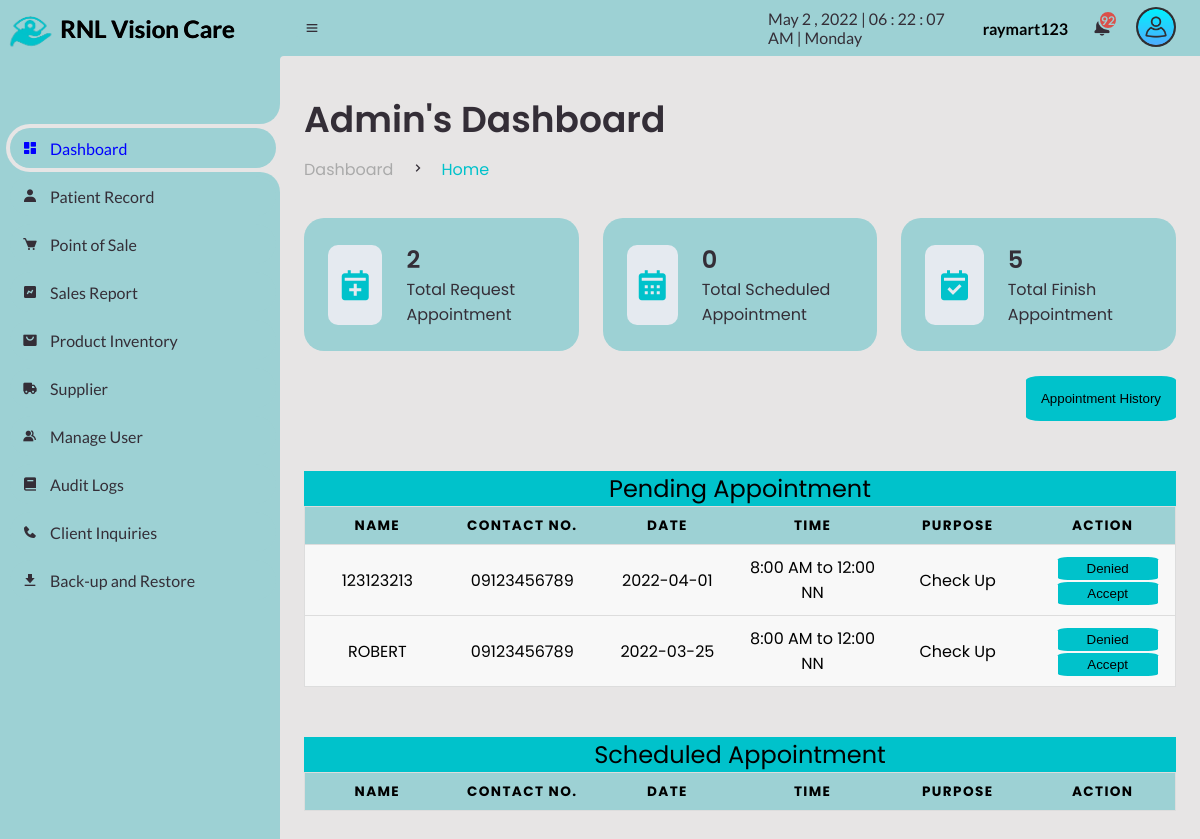
Page /admin/dashboard.php (signed in) on the earlier database version.
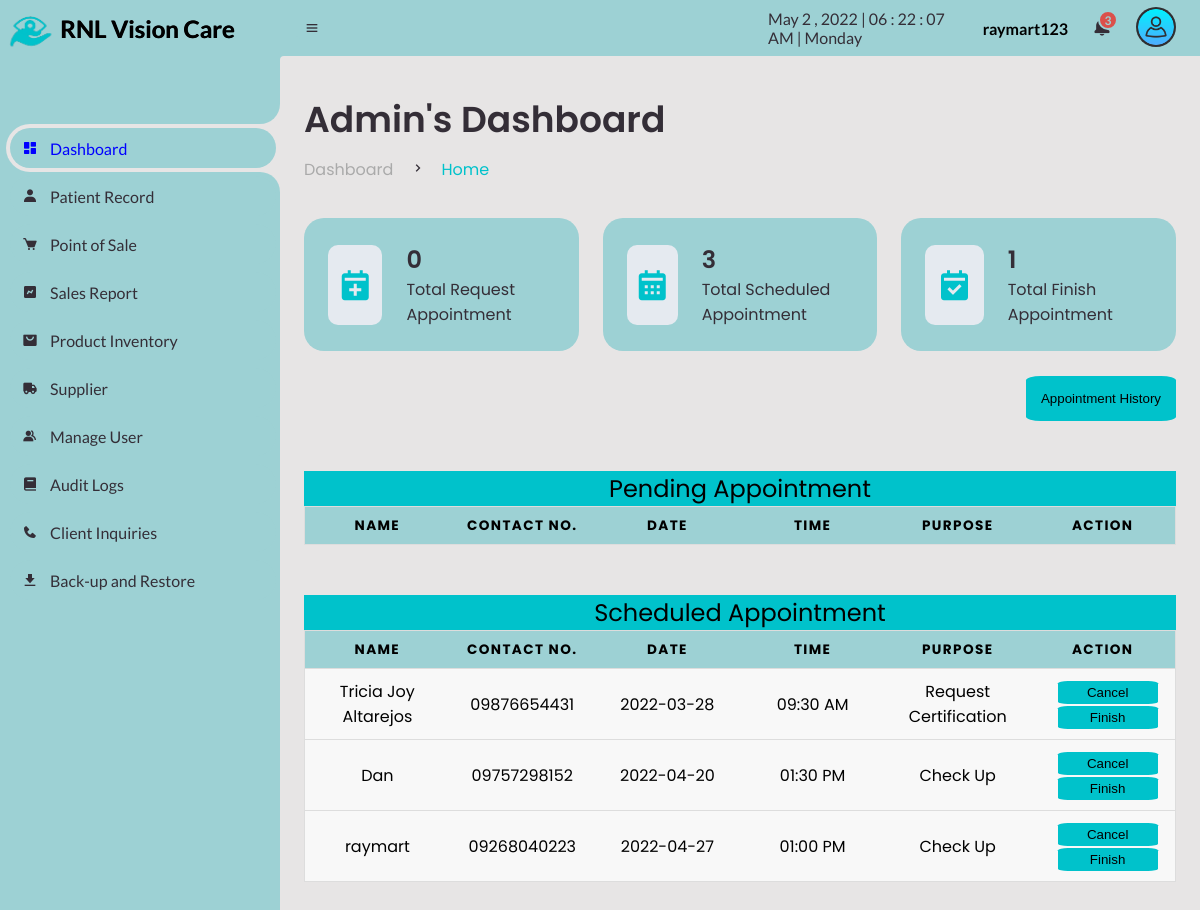
Same page on the later database version.
### tables this page shows
CREATE TABLE `appointment` (
  `app_id` int(11) NOT NULL AUTO_INCREMENT,
  `app_user` varchar(255) NOT NULL,
  `app_name` varchar(255) NOT NULL,
  `app_email` varchar(150) NOT NULL,
  `app_contact` varchar(150) NOT NULL,
  `app_date` date NOT NULL,
  `app_time` varchar(255) NOT NULL,
  `app_purpose` varchar(255) NOT NULL,
  `app_remarks` varchar(200) NOT NULL,
  `client_id` varchar(500) NOT NULL,
  PRIMARY KEY (`app_id`)
);

### Admin/dashboard.php (the view, shortened to what this page needs)
<?php
include("session.php");
function createRandomPassword() {
	$chars = "003232303232023232023456789";
	$i = 0;
	$pass = '' ;
	while ($i <= 7) {
		$num = rand() % 33;
		$tmp = substr($chars, $num, 1);
		$pass = $pass . $tmp;
		$i++;
	}
	return $pass;
}
$finalcode='RS-'.createRandomPassword();
?>
<!DOCTYPE html>
<html lang="en">
<head>
	<link href='https://unpkg.com/boxicons@2.0.9/css/boxicons.min.css' rel='stylesheet'>
	<link rel="stylesheet" href="css\sys_style.css">
</head>
<body>
	<section id="sidebar">
		<a href="dashboard.php" class="brand">
		<img src="images\logo.png" alt="" width="60px;">
			<span class="text" style="text-shadow:0.5px 0px #000;color:#423e44; color: black;">RNL Vision Care</span>
		</a>
		<ul class="side-menu top">
			<li class="active">
				<a href="dashboard.php">
					<i class='bx bxs-dashboard' ></i>
					<span class="text">Dashboard</span>
				</a>
			</li>
			<li>
				<a href="patient-record.php">
					<i class='bx bxs-user' ></i>
					<span class="text">Patient Record</span>
				</a>
			</li>
			<li>
				<a href="point-of-sale.php?id=cash&invoice=<?php echo $finalcode ?>">
					<i class='bx bxs-cart' ></i>
					<span class="text">Point of Sale</span>
				</a>
			</li>
			<li>
				<a href="sales-report.php">
					<i class='bx bxs-chart' ></i>
					<span class="text">Sales Report</span>
				</a>
			</li>
			<li>
				<a href="product.php">
					<i class='bx bxs-shopping-bag-alt' ></i>
					<span class="text">Product Inventory</span>
				</a>
			</li>
			<li>
				<a href="supplier.php">
					<i class='bx bxs-truck' ></i>
					<span class="text">Supplier</span>
				</a>
			</li>
			<li>
				<a href="manage-user.php">
					<i class='bx bxs-group' ></i>
					<span class="text">Manage User</span>
				</a>
			</li>
			<li>
				<a href="audit.php">
					<i class='bx bxs-book' ></i>
					<span class="text">Audit Logs</span>
				</a>
			</li>
			<li>
        <a href="inquiries.php">
          <i class='bx bxs-phone' ></i>
          <span class="text">Client Inquiries</span>
        </a>
      </li>
			<li>
				<a href="archive.php">
					<i class='bx bxs-download' ></i>
					<span class="text">Back-up and Restore</span>
				</a>
			</li>
		</ul>
	</section>
	<section id="content">
		<nav>
			<i class='bx bx-menu' ></i>
			<div id="digital-clock"></div>
			<h4><?php echo $_SESSION['users_username']; ?></h4>
			<div class="dropdown2">
			<a href="#" class="notification">
				<span class="num">
				<?php
				$query = mysqli_query($conn, "SELECT COUNT(*) as total from product  WHERE qty <=10 AND pro_status ='2'");
					while($result=mysqli_fetch_array($query)){
					echo $result['total'];
				}
				?>
						  </span>
			</a>
			</div>
			<div class="dropdown1">
			<img src="img\user.png" alt="" width="40px" class="userlogo">
			</div>
		</nav>
		<main>
			<div class="head-title">
				<div class="left">
					<h1><?php echo $_SESSION['users_roles']; ?>'s Dashboard</h1>
					<ul class="breadcrumb">
						<li>
							<a href="#">Dashboard</a>
						</li>
						<li><i class='bx bx-chevron-right' ></i></li>
						<li>
							<a class="active" href="#">Home</a>
						</li>
					</ul>
				</div>
			</div>
			<ul class="box-info">
				<li>
					<i class='bx bxs-calendar-plus' ></i>
					<span class="text">
						<h3><?php
							$query = mysqli_query($conn, "SELECT COUNT(*) as total from appointment where app_remarks = 'PENDING';");
									while($result=mysqli_fetch_array($query)){
										echo $result['total'];
						  							}
						  ?></h3>
						<p>Total Request Appointment</p>
					</span>
				</li>
				<li>
					<i class='bx bxs-calendar' ></i>
					<span class="text">
						<h3>
							<?php
							$query2 = mysqli_query($conn, "SELECT COUNT(*) as total from appointment where app_remarks = 'Approve';");
									while($result2=mysqli_fetch_array($query2)){
										echo $result2['total'];
						  							}
						  ?>
						  </h3>
						<p>Total Scheduled Appointment</p>
					</span>
				</li>
				<li>
					<i class='bx bxs-calendar-check' ></i>
					<span class="text">
						<h3><?php
							$query3 = mysqli_query($conn, "SELECT COUNT(*) as total from appointment_history where app_remarks = 'FINISH';");
									while($result3=mysqli_fetch_array($query3)){
										echo $result3['total'];
						  							}
						  ?></h3>
						<p>Total Finish Appointment</p>
					</span>
				</li>
			</ul>
			<div><br>
				<a href="d-appointment-history.php"><button class="btn-apph" style="cursor: pointer;">Appointment History</button></a>
			</div>
			<div>
					<table>
					<caption>Pending Appointment</caption>
     <thead>
     	<tr>
     	<th scope="col">Name</th>
		<th scope="col">Contact No.</th>
		<th scope="col">Date</th>
		<th scope="col">Time</th>
		<th scope="col">Purpose</th>
		<th scope="col">Action</th>
     	</tr>
     </thead>
     <tbody>
     	  	<tr>
     	  		<?php
     	  		$query4 = mysqli_query($conn, "Select * from appointment where app_remarks = 'PENDING'");
     	  		while($row = $query4 -> fetch_assoc()){
     	  ?>
     	  	  <td data-label="Name" ><p><?php echo $row['app_name'];?></p></td>
     	  	  <td data-label="Contact No."><?php echo $row['app_contact'];?></td>
     	  	  <td data-label="Date"><?php echo $row['app_date'];?></td>
			  <td data-label="Time"><?php echo $row['app_time'];?></td>
			  <td data-label="Purpose"><?php echo $row['app_purpose'];?></td>
			  <td data-label="Action"><a href="?id3=<?php echo $row['app_id'];?>"><button class="btn-c" style="cursor: pointer;width:100px;">Denied</button></a>
			  <form method = "post" action="dashboard.php?id=<?php echo $row['app_id'];?>"><button class="btn-f" name="submit" style="cursor: pointer;width:100px;"onclick="return confirm('SMS has been sent')">Accept</button></form></td>
     	  </tr>
     	<?php  } ?>
     </tbody>
   </table>
			</div>
			<div>
				<table>
						<caption>Scheduled Appointment</caption>
						<thead>
						<tr>
							<th scope="col">Name</th>
							<th scope="col">Contact No.</th>
							<th scope="col">Date</th>
							<th scope="col">Time</th>
							<th scope="col">Purpose</th>
							<th scope="col">Action</th>
						</tr>
						</thead>
						<tbody>
							<tr>
							<tr>
							<?php
								$query5 = mysqli_query($conn, "Select * from appointment where app_remarks = 'Approve'");
								while($row1 = $query5 -> fetch_assoc()){
							?>
							<td data-label="Name"><?php echo $row1['app_name'];?></td>
							<td data-label="Contact No."><?php echo $row1['app_contact'];?></td>
							<td data-label="Date"><?php echo $row1['app_date'];?></td>
							<td data-label="Time"><?php echo $row1['app_time'];?></td>
							<td data-label="Purpose"><?php echo $row1['app_purpose'];?></td>
							<td data-label="Action"><a href="?id2=<?php echo $row1['app_id'];?>"><button class="btn-c" style="cursor: pointer;width:100px;pad">Cancel</button>
			  				<a href="?id1=<?php echo $row1['app_id'];?>"><button class="btn-f" style="cursor: pointer;width:100px;">Finish</button></td>
							</tr>
							<?php } ?>
						</tbody>
					</table>
			</div>
		</main>
	</section>
</body>
</html>

### Admin/dashboard.php (style rules this page uses)
.btn-apph { background-color: #00c2cb; padding: 15px; border: none; border-radius: 10%; float: right; margin-left: 10px; }
.btn-f, .btn-c { background-color: #00c2cb; border: none; border-radius: 10%; margin-left: 10px; padding:4px; }
table { border: 1px solid #ccc; border-collapse: collapse; margin: 0; padding: 0; width: 100%; table-layout: fixed; }
table caption { font-size: 1.5em; background-color: #00c2cb; margin-top:50px; }
table tr { background-color: #f8f8f8; border: 1px solid #ddd; padding: .35em; }
table th, table td { padding: .625em; text-align: center; }
table th { font-size: .85em; letter-spacing: .1em; text-transform: uppercase; background-color: #9dd1d4; }

Differences in the rows shown:
removed appointment: app_name "123123213", app_contact "09123456789", app_date "2022-04-01", app_time "8:00 AM to 12:00 NN", app_purpose "Check Up", shown under "Pending Appointment"
removed appointment: app_name "ROBERT", app_contact "09123456789", app_date "2022-03-25", app_time "8:00 AM to 12:00 NN", app_purpose "Check Up", shown under "Pending Appointment"
added appointment: app_name "Tricia Joy Altarejos", app_contact "09876654431", app_date "2022-03-28", app_time "09:30 AM", app_purpose "Request Certification", shown under "Scheduled Appointment"
added appointment: app_name "Dan", app_contact "09757298152", app_date "2022-04-20", app_time "01:30 PM", app_purpose "Check Up", shown under "Scheduled Appointment"
added appointment: app_name "raymart", app_contact "09268040223", app_date "2022-04-27", app_time "01:00 PM", app_purpose "Check Up", shown under "Scheduled Appointment"
Other differences:
new list line: "3"
new list line: "0"
new list line: "1"
list line gone: "92"
list line gone: "2"
list line gone: "0"
list line gone: "5"
